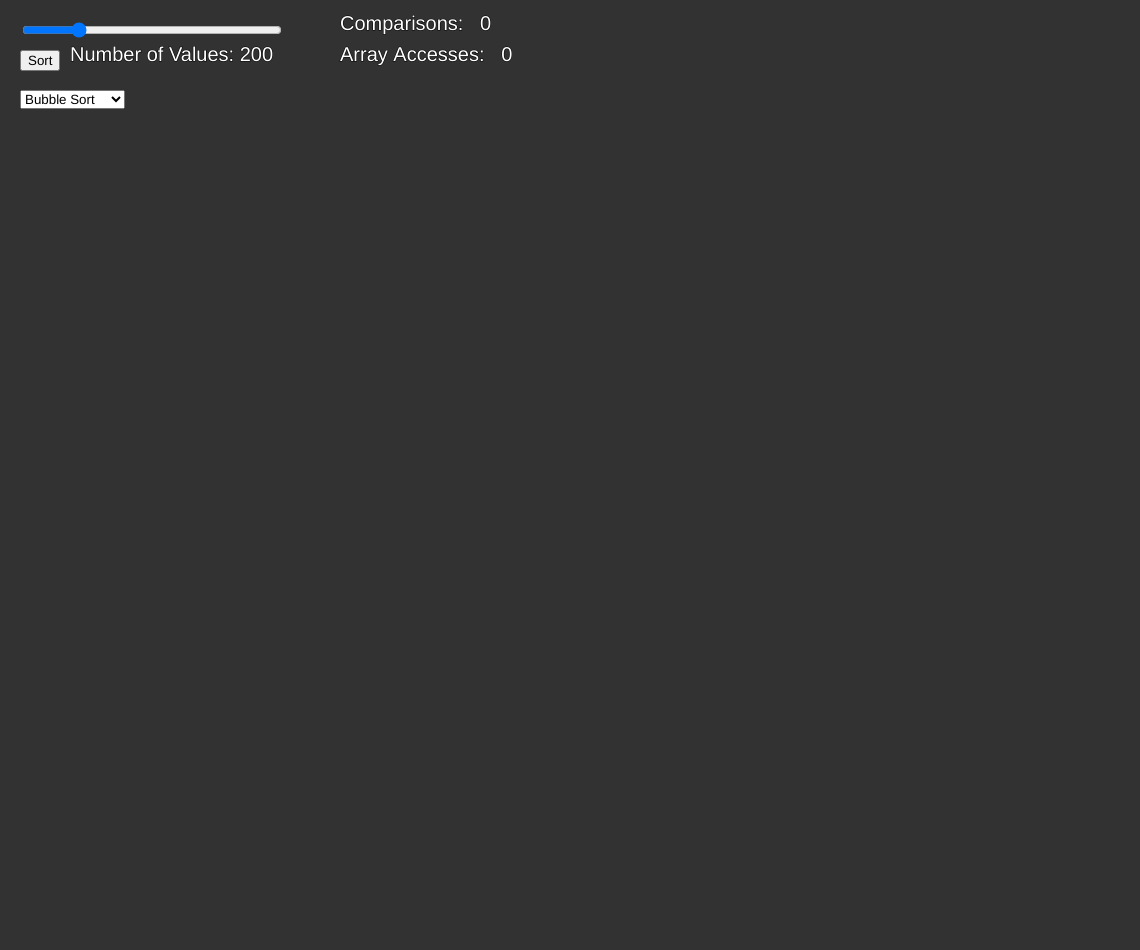
Frame 1 (no input)
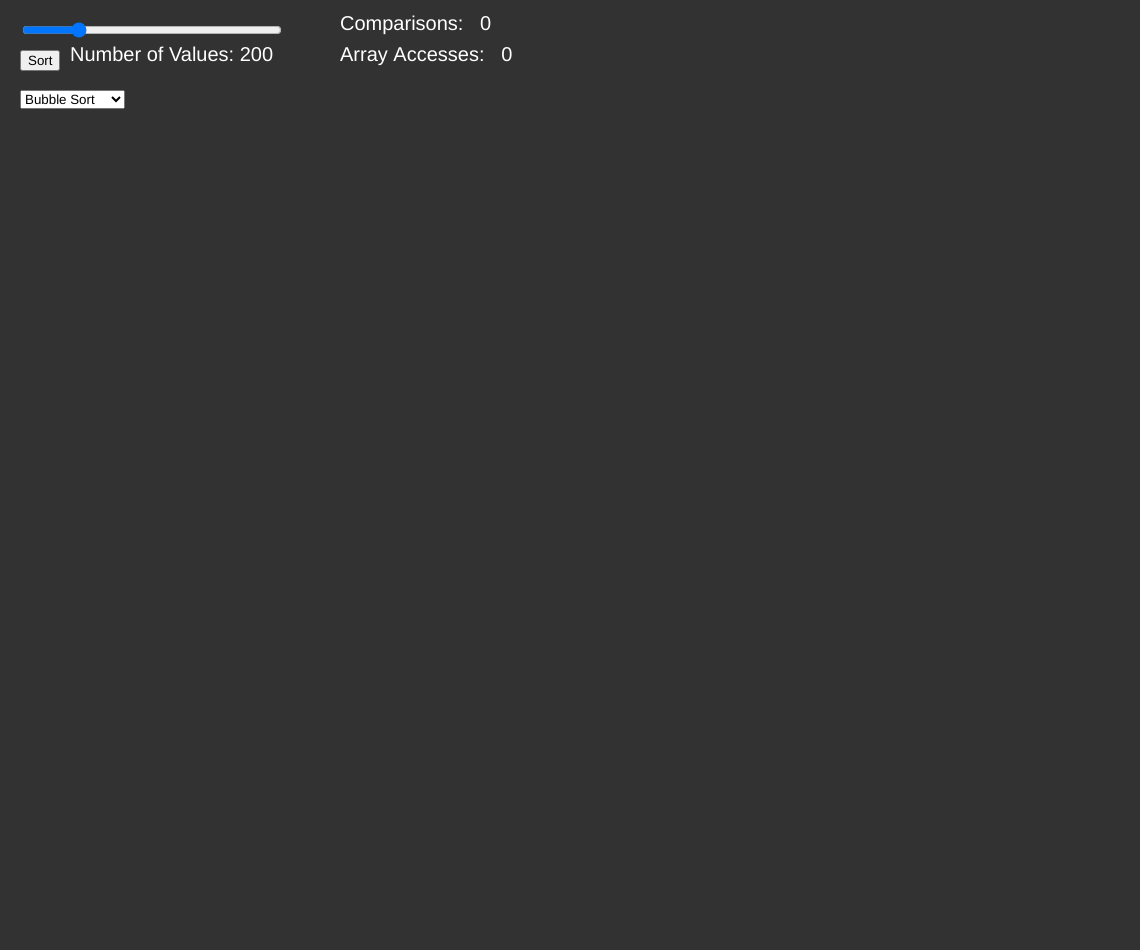
Frame 60 (no input)
Frame 120 (the mouse pressed at the canvas centre since frame 60): identical to frame 60, image omitted

The p5.js sketch that drew these frames (run headless with seeded random() and noise() and a simulated clock; from frame 60 on, the mouse is pressed at the canvas centre):

// p5.js sketch
// ── sketch.js
let values = [];
let sorted_values = [];
let size;
let i = 0;
let c_size = 0;
let adjusted_width = window.innerWidth * 0.95;
let adjusted_height = window.innerHeight * 0.95;
let comparisons = 0;
let array_acccesses = 0;
let swaps = 0;
let low = 0;
let high = 0;

function setup() {
    createCanvas(adjusted_width, adjusted_height);
    setup_ui();
}

function setup_ui() {
    sizeSlider = createSlider(0, 1000, 200);
    sizeSlider.position(20, 20);
    sizeSlider.style('width', '260px');

    button = createButton('Sort');
    button.position(sizeSlider.x, 50);
    button.mousePressed(init_array);

    sel = createSelect();
    sel.position(20, button.y + button.width);
    sel.option('Bubble Sort');
    sel.option('Quick Sort');
    sel.option('Selection Sort');
    sel.changed(init_array);

}

function init_array() {
    i = 0;
    values = new Array(size);
    for (let i = 0; i < values.length; i++) {
        values[i] = random(height);
    }
    c_size = adjusted_width / sizeSlider.value();
    comparisons = 0;
    array_acccesses = 0;
    sorted_values = values.slice();
    sorted_values.sort((a, b) => a - b);
}

function draw() {
    size = sizeSlider.value();
    background(50);
    textSize(20);
    stroke(0);
    fill(255, 255, 255);
    text("Number of Values: " + size, sizeSlider.x + button.width + 10, button.y + button.height / 2);
    text("Comparisons: \t" + comparisons, sizeSlider.x * 4 + sizeSlider.width, 30);
    text("Array Accesses: \t" + array_acccesses, sizeSlider.x * 4 + sizeSlider.width, button.y + button.height / 2);

    if (adjusted_width / c_size > 450) {
        strokeWeight(0);
    } else {
        strokeWeight(1);
    }
    if (i < values.length) {
        switch (sel.value()) {
            case 'Bubble Sort':
                bubbleSort();
                break;
            case 'Selection Sort':
                selectionSort();
                break;
            case 'Quick Sort':
                quickSort(values,0,values.length-1);
                break;
            default:
                bubbleSort();
                break;
        }
    } else {
        //sort = false;
    }
    i++;

    for (let i = 0; i < values.length; i++) {
        rect(adjusted_width - i * c_size, height, c_size, values[i] - adjusted_height);
        stroke(255, 255, 255);
        if (values[i] === sorted_values[i]) {
            fill(255, 0, 0);
        } else {
            fill(0, 0, 0);
        }
    }

}

function bubbleSort() {
    for (let j = 0; j < values.length - i - 1; j++) {
        let a = values[j];
        array_acccesses++;
        let b = values[j + 1];
        array_acccesses++;
        if (a > b) {
            swap(values, j, j + 1);
        }
        comparisons++;
    }
}

function selectionSort() {
    let min_id = i;
    for (let j = i + 1; j < values.length; j++) {
        if (values[j] < values[min_id]) {
            array_acccesses++;
            min_id = j;
        }
    }
    comparisons++;
    array_acccesses++;
    array_acccesses++;
    swap(values, min_id, i);
}

function quickSort(arr,low,high) {
    setTimeout(() => {

        if (low < high) {
            comparisons++;
            let pi = partition(arr, low, high);

            quickSort(arr, low, pi - 1);
            quickSort(arr, pi + 1, high);
        }
    },650);
}

function partition(arr, low, high) {
    let pivot = arr[high];
    let i = (low - 1);
    for (let j = low; j <= high - 1; j++) {
        if (arr[j] <= pivot) {
            array_acccesses++;
            comparisons++;
            i++;
            swap(arr, i, j);
        }
    }
    swap(arr, i + 1, high);
    return (i + 1);
}
function swap(arr, a, b) {
    let temp = arr[a];
    array_acccesses++;
    arr[a] = arr[b];
    array_acccesses++;
    arr[b] = temp;
    array_acccesses++;
}
